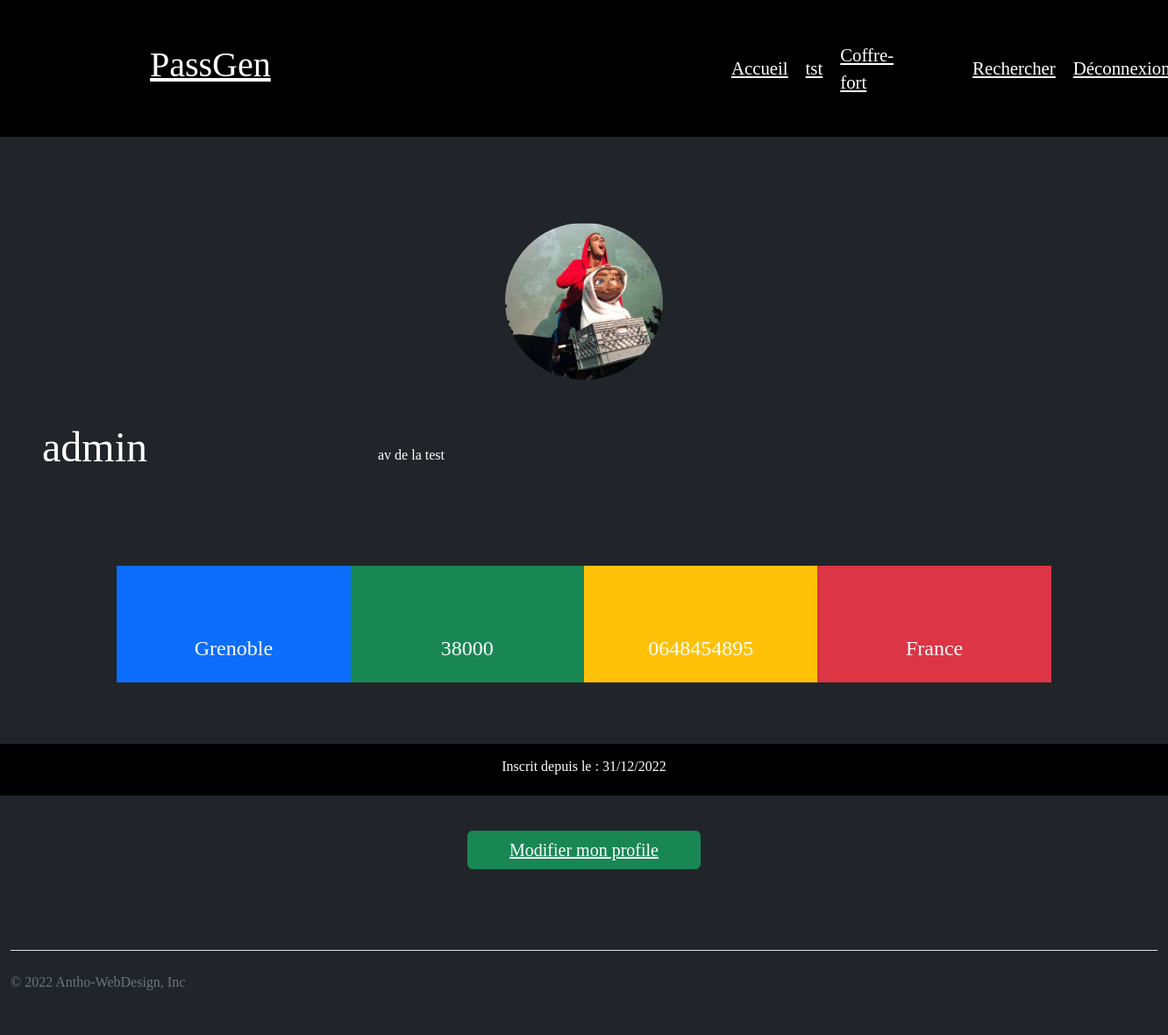
The page /profile/ (signed in) on the database its author committed.
### accounts/models.py (models this page shows, shortened)
class Profile(models.Model):
    user = models.OneToOneField(Customer, on_delete=models.CASCADE)
    image = models.ImageField(upload_to='prod/profile_img/',default='prod/profile_img/default.png', null=True, blank=True)
    phone = models.CharField(max_length=20, null=True, blank=True)
    address = models.CharField(max_length=100, null=True, blank=True)
    city = models.CharField(max_length=100, null=True, blank=True)
    zip_code = models.CharField(max_length=10, blank=True)
    state = models.CharField(max_length=100, null=True, blank=True)
    country = models.CharField(max_length=100, null=True, blank=True)
    class Meta:
        verbose_name_plural = 'Profiles'
        ordering = ('user',)

class Customer(AbstractUser):
    pass

### accounts/views.py (the view)
# urls.py: path('profile/', profile, name='profile'),
def profile(request):
    user = request.user
    profile = get_object_or_404(Profile, user=user)
    context = {
        'profile': profile,
    }
    return render(request, 'accounts/profile.html', context)

### generator/templates/accounts/profile.html (shortened to what this page needs)
{% extends 'base.html' %}
{% load static %}
{% block content %}
<div class="container-profile mt-5 mb-5">
    {% if user.is_authenticated %}
    <div class="row no-gutters">
        <img class="img-profile" src="{{ profile.image.url }}" alt="{{ profile.user.username }}">
        <div class="d-flex flex-column">
            <div class="d-flex flex-row justify-content-between align-items-center p-5 bg-dark text-white">
                <h3 class="display-5">{{ profile.user.username }}</h3>
                <a class="nav-link" href="">
                    <i href="" class="fa fa-2x fa-cart-plus"></i>
                    {{ profile.address }}
                </a>
                <a href="{% url 'profile' %}">
                    <i class="fa fa-2x fa-user"></i>
                </a>
                <a href="#" data-popup="Ajouter un compte paypal">
                    <i class="fas fa-2x fa-paypal"></i>
                </a>
                <a href="#" data-popup="Ajouter une carte bancaire">
                    <i class="fas fa-2x fa-cc-visa"></i>
                </a>
            </div>
            <div class="d-flex flex-row text-white box-prfl">
                <div class="p-3 bg-primary text-center skill-block">
                    <h6><i class="fas fa-2x fa-address-book"></i></h6>
                    <br>
                    <h4>{{ profile.city }}</h4>
                </div>
                <div class="p-3 bg-success text-center skill-block">
                    <h6><i class="fas fa-2x fa-city"></i></h6>
                    <br>
                    <h4>{{ profile.zip_code }}</h4>
                </div>
                <div class="p-3 bg-warning text-center skill-block">
                    <h6><i class="fas fa-2x fa-phone"></i></h6>
                    <br>
                    <h4>{{ profile.phone }}</h4>
                </div>
                <div class="p-3 bg-danger text-center skill-block">
                    <h6><i class="fas fa-2x fa-globe"></i></h6>
                    <br>
                    <h4>{{ profile.country }}</h4>
                </div>
            </div>
            <div class="p-3 bg-black text-white date_inscr">
                <h6>Inscrit depuis le : {{ user.date_joined|date:"d/m/Y" }}</h6>
            </div>
        </div>
    </div>
    {% endif %}
    <a href="{% url 'edit_profile' %}">
        <button class="btn updt-profile btn-success fs-5">Modifier mon profile</button>
    </a>
</div>
{% endblock %}

### static/css/style.css (style rules this page uses)
body { display: flex; flex-direction: column; width: 100%; margin: 0; padding: 0; font-family: 'Cinzel', serif; }
a { color: #fff; }

### generator/templates/accounts/profile.html (style rules this page uses)
.box-prfl { justify-content: center; margin: 50px auto; width: 100%; }
.img-profile { width: 15%; height: 15%; border-radius: 50%; margin: 0 auto; display: block; }
.skill-block { width: 20%; }
.date_inscr { display: flex; width: 100%; justify-content: center; margin: 20px auto; }
.updt-profile { display: flex; width: 20%; justify-content: center; margin: 20px auto; }

### rows shown on the page
Profile: image (picture), user.username "admin", address "av de la test", city "Grenoble", zip_code "38000", phone "0648454895", country "France"
Customer: date_joined "31/12/2022"
